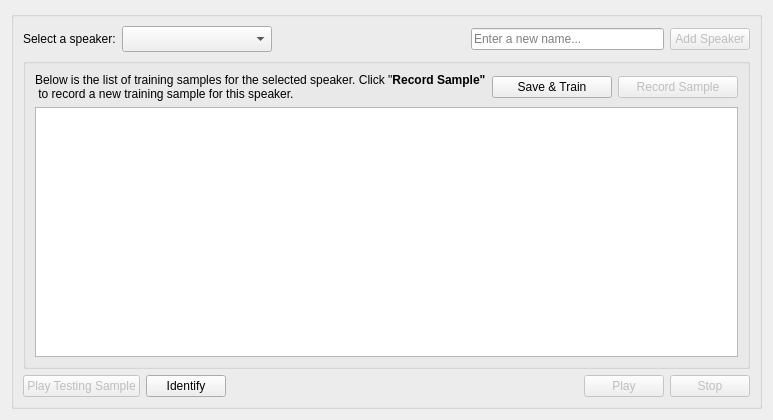
<?xml version="1.0" encoding="UTF-8"?>
<ui version="4.0">
 <class>SPIDMainWindow</class>
 <widget class="QDialog" name="SPIDMainWindow">
  <property name="geometry">
   <rect>
    <x>0</x>
    <y>0</y>
    <width>773</width>
    <height>420</height>
   </rect>
  </property>
  <property name="windowTitle">
   <string>Speaker Identification</string>
  </property>
  <property name="windowIcon">
   <iconset resource="../data/icons.qrc">
    <normaloff>:/system-users.png</normaloff>:/system-users.png</iconset>
  </property>
  <layout class="QGridLayout" name="gridLayout_2">
   <item row="0" column="0">
    <widget class="QGroupBox" name="groupBox">
     <property name="title">
      <string/>
     </property>
     <layout class="QGridLayout" name="gridLayout_3">
      <item row="0" column="0">
       <layout class="QHBoxLayout" name="horizontalLayout_2">
        <item>
         <widget class="QLabel" name="label">
          <property name="text">
           <string>Select a speaker:</string>
          </property>
         </widget>
        </item>
        <item>
         <widget class="QComboBox" name="comboBoxUsers">
          <property name="minimumSize">
           <size>
            <width>150</width>
            <height>0</height>
           </size>
          </property>
          <property name="font">
           <font>
            <pointsize>11</pointsize>
            <weight>50</weight>
            <bold>false</bold>
           </font>
          </property>
          <property name="insertPolicy">
           <enum>QComboBox::InsertAlphabetically</enum>
          </property>
         </widget>
        </item>
        <item>
         <spacer name="horizontalSpacer_2">
          <property name="orientation">
           <enum>Qt::Horizontal</enum>
          </property>
          <property name="sizeHint" stdset="0">
           <size>
            <width>40</width>
            <height>20</height>
           </size>
          </property>
         </spacer>
        </item>
        <item>
         <widget class="QLineEdit" name="lineEditNewSpeaker">
          <property name="text">
           <string/>
          </property>
          <property name="placeholderText">
           <string>Enter a new name...</string>
          </property>
         </widget>
        </item>
        <item>
         <widget class="QPushButton" name="pushButtonAddSpeaker">
          <property name="enabled">
           <bool>false</bool>
          </property>
          <property name="text">
           <string>Add Speaker</string>
          </property>
          <property name="icon">
           <iconset resource="../data/icons.qrc">
            <normaloff>:/list-add.png</normaloff>:/list-add.png</iconset>
          </property>
         </widget>
        </item>
       </layout>
      </item>
      <item row="1" column="0">
       <widget class="QGroupBox" name="groupBox_2">
        <property name="title">
         <string/>
        </property>
        <layout class="QGridLayout" name="gridLayout">
         <item row="0" column="0">
          <layout class="QHBoxLayout" name="horizontalLayout_3">
           <item>
            <widget class="QLabel" name="label_2">
             <property name="text">
              <string>&lt;!DOCTYPE HTML PUBLIC &quot;-//W3C//DTD HTML 4.0//EN&quot; &quot;http://www.w3.org/TR/REC-html40/strict.dtd&quot;&gt;
&lt;html&gt;&lt;head&gt;&lt;meta name=&quot;qrichtext&quot; content=&quot;1&quot; /&gt;&lt;style type=&quot;text/css&quot;&gt;
p, li { white-space: pre-wrap; }
&lt;/style&gt;&lt;/head&gt;&lt;body style=&quot; font-family:'Droid Sans'; font-size:9pt; font-weight:400; font-style:normal;&quot;&gt;
&lt;p style=&quot; margin-top:0px; margin-bottom:0px; margin-left:0px; margin-right:0px; -qt-block-indent:0; text-indent:0px;&quot;&gt;Below is the list of training samples for the selected speaker. Click &amp;quot;&lt;span style=&quot; font-weight:600;&quot;&gt;Record Sample&amp;quot;&lt;/span&gt;&lt;br /&gt; to record a new training sample for this speaker.&lt;/p&gt;&lt;/body&gt;&lt;/html&gt;</string>
             </property>
             <property name="margin">
              <number>3</number>
             </property>
            </widget>
           </item>
           <item>
            <widget class="QPushButton" name="pushButtonTrain">
             <property name="enabled">
              <bool>true</bool>
             </property>
             <property name="text">
              <string>Save &amp;&amp; Train</string>
             </property>
             <property name="icon">
              <iconset resource="../data/icons.qrc">
               <normaloff>:/tools-wizard.png</normaloff>:/tools-wizard.png</iconset>
             </property>
            </widget>
           </item>
           <item>
            <widget class="QPushButton" name="pushButtonRecordSample">
             <property name="enabled">
              <bool>false</bool>
             </property>
             <property name="text">
              <string>Record Sample</string>
             </property>
             <property name="icon">
              <iconset resource="../data/icons.qrc">
               <normaloff>:/media-record.png</normaloff>:/media-record.png</iconset>
             </property>
            </widget>
           </item>
          </layout>
         </item>
         <item row="1" column="0">
          <widget class="QListWidget" name="listWidgetEnrollments">
           <property name="font">
            <font>
             <pointsize>11</pointsize>
             <weight>75</weight>
             <bold>true</bold>
            </font>
           </property>
           <property name="alternatingRowColors">
            <bool>true</bool>
           </property>
           <property name="iconSize">
            <size>
             <width>32</width>
             <height>32</height>
            </size>
           </property>
          </widget>
         </item>
        </layout>
       </widget>
      </item>
      <item row="2" column="0">
       <layout class="QHBoxLayout" name="horizontalLayout">
        <item>
         <widget class="QPushButton" name="pushButtonPlayTestingSample">
          <property name="enabled">
           <bool>false</bool>
          </property>
          <property name="text">
           <string>Play Testing Sample</string>
          </property>
          <property name="icon">
           <iconset resource="../data/icons.qrc">
            <normaloff>:/audio-ac3.png</normaloff>:/audio-ac3.png</iconset>
          </property>
         </widget>
        </item>
        <item>
         <widget class="QPushButton" name="pushButtonIdentify">
          <property name="enabled">
           <bool>true</bool>
          </property>
          <property name="text">
           <string>Identify</string>
          </property>
          <property name="icon">
           <iconset resource="../data/icons.qrc">
            <normaloff>:/system-users.png</normaloff>:/system-users.png</iconset>
          </property>
         </widget>
        </item>
        <item>
         <spacer name="horizontalSpacer">
          <property name="orientation">
           <enum>Qt::Horizontal</enum>
          </property>
          <property name="sizeHint" stdset="0">
           <size>
            <width>40</width>
            <height>20</height>
           </size>
          </property>
         </spacer>
        </item>
        <item>
         <widget class="QPushButton" name="pushButtonPlay">
          <property name="enabled">
           <bool>false</bool>
          </property>
          <property name="text">
           <string>Play</string>
          </property>
          <property name="icon">
           <iconset resource="../data/icons.qrc">
            <normaloff>:/media-playback-start.png</normaloff>:/media-playback-start.png</iconset>
          </property>
         </widget>
        </item>
        <item>
         <widget class="QPushButton" name="pushButtonStop">
          <property name="enabled">
           <bool>false</bool>
          </property>
          <property name="text">
           <string>Stop</string>
          </property>
          <property name="icon">
           <iconset resource="../data/icons.qrc">
            <normaloff>:/media-playback-stop.png</normaloff>:/media-playback-stop.png</iconset>
          </property>
         </widget>
        </item>
       </layout>
      </item>
     </layout>
    </widget>
   </item>
  </layout>
 </widget>
 <resources>
  <include location="../data/icons.qrc"/>
 </resources>
 <connections/>
</ui>
